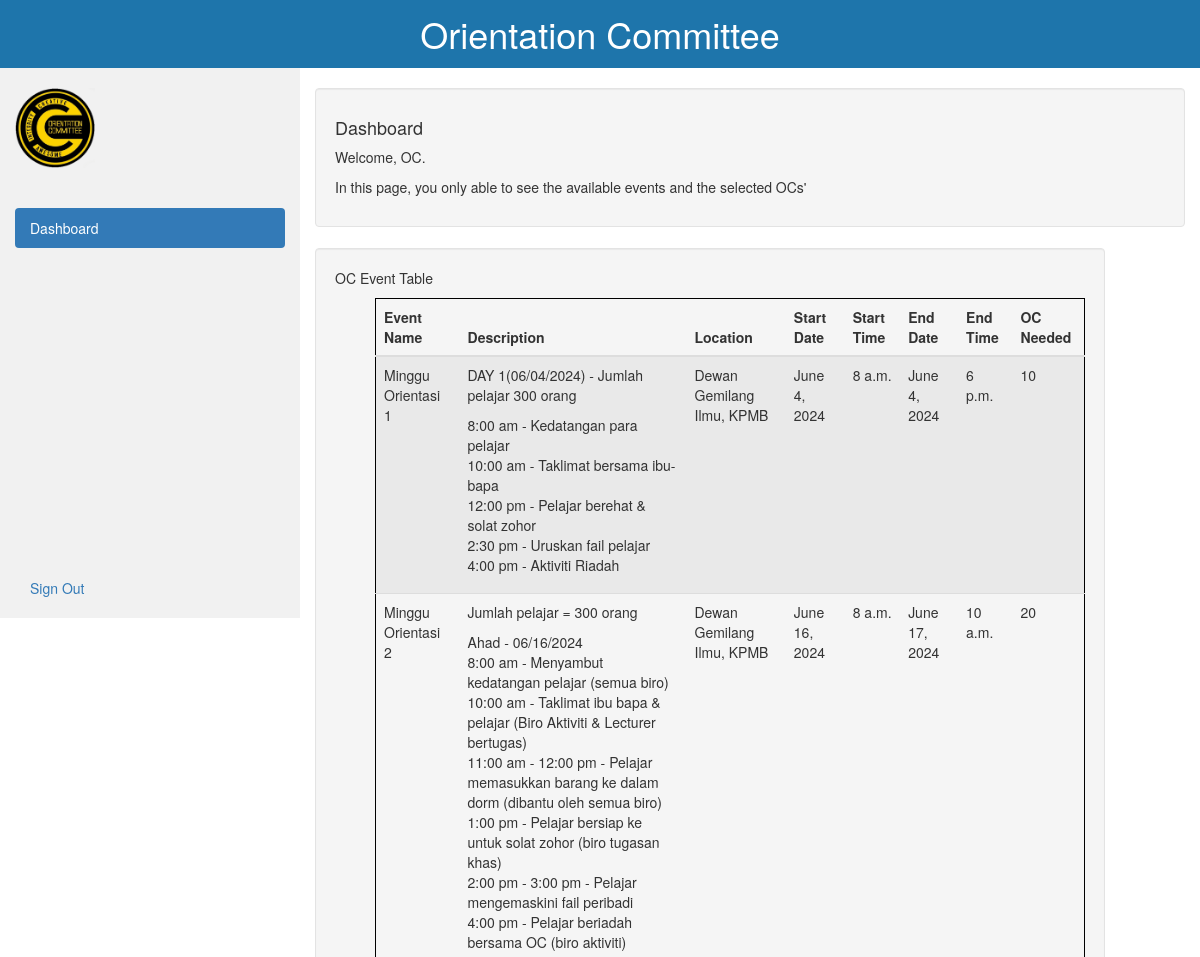
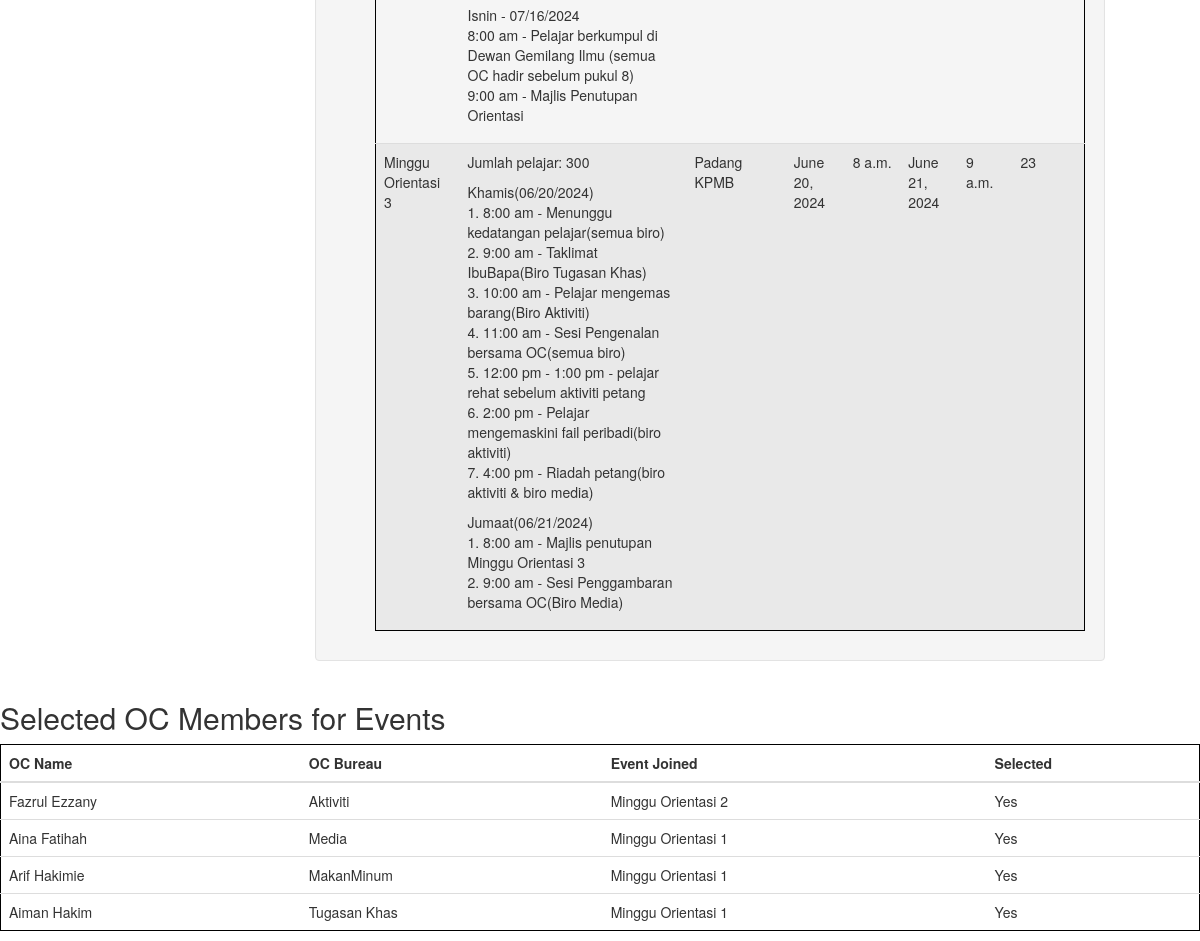
Page /OC/oc_page/ on the committed database (2 pictures, top to bottom).
### RecruitmentSystem/models.py (models this page shows, shortened)
class OCEventData2(models.Model):
    OCEventName = models.CharField(max_length=200)
    OCEventDescription = models.TextField()
    OCEventLocation = models.CharField(max_length=200)
    OCStartDate = models.DateField()
    OCStartTime = models.TimeField()
    OCEndDate = models.DateField()
    OCEndTime = models.TimeField()
    OCNeeded = models.IntegerField()

class SelectedOC(models.Model):
    oc = models.ForeignKey(OCData, on_delete=models.CASCADE)
    event = models.ForeignKey(OCEventData2, on_delete=models.CASCADE)
    selected = models.BooleanField(default=False)

class OCData(models.Model):
    ocname = models.CharField(max_length=100)
    ocusername = models.CharField(max_length=50)
    ocpassword = models.CharField(max_length=50)
    ocid = models.CharField(max_length=20)
    ocemail = models.EmailField()
    ocgender = models.CharField(max_length=10)
    ocbureau = models.CharField(max_length=100)

### RecruitmentSystem/views.py (the view)
# urls.py: path("oc_page/", views.oc_page, name="oc_page"),
def oc_page(request):
    oc_name = request.session.get('oc_name', 'OC')
    events = OCEventData2.objects.all()
    selected_oc = SelectedOC.objects.all().order_by('-id')
    return render(request, "OC_Page.html", {'oc_name': oc_name, 'events': events, 'selected_oc':selected_oc})

### RecruitmentSystem/templates/OC_Page.html (shortened to what this page needs)
<!DOCTYPE html>
<html lang="en">
<head>
  <link rel="stylesheet" href="https://maxcdn.bootstrapcdn.com/bootstrap/3.4.1/css/bootstrap.min.css">
</head>
{% load static %}
<body>
<header>
  <h1>Orientation Committee</h1>
</header>
<div class="container-fluid">
  <div class="row content">
    <div class="col-sm-3 sidenav hidden-xs">
      <br>
      <img src="{% static 'Logo OC.png' %}" alt="" width="80px" height="80px" >
      <ul class="nav nav-pills nav-stacked">
        <br><br><li class="active"><a href="#">Dashboard</a></li>
        <br><br><br><br><br><br><br><br><br><br><br><br><br><br><br><br>
        <li><a href="{% url 'index' %}">Sign Out</a></li>
      </ul><br>
    </div>
    <br>
    <div class="col-sm-9">
      <div class="well">
        <h4>Dashboard</h4>
        <p>Welcome, {{ oc_name }}.</p>
        <p>In this page, you only able to see the available events and the selected OCs'</p>
      </div>
      <div class="row">
        <div class="col-sm-3">
          <div class="col-sm-3">
          </div>
        </div>
      </div>
      </div>
      <div class="row">
        <div class="col-sm-8">
          <div class="well">
            <p>OC Event Table</p>
            <ul>
              <table class="table table-striped table-hover">
                <thead>
                  <tr>
                    <th>Event Name</th>
                    <th>Description</th>
                    <th>Location</th>
                    <th>Start Date</th>
                    <th>Start Time</th>
                    <th>End Date</th>
                    <th>End Time</th>
                    <th>OC Needed</th>
                  </tr>
                </thead>
                <tbody>
                  {% for event in events %}
                  <tr>
                    <td>{{ event.OCEventName }}</td>
                    <td>{{ event.OCEventDescription|linebreaks }}</td>
                    <td>{{ event.OCEventLocation }}</td>
                    <td>{{ event.OCStartDate }}</td>
                    <td>{{ event.OCStartTime }}</td>
                    <td>{{ event.OCEndDate }}</td>
                    <td>{{ event.OCEndTime }}</td>
                    <td>{{ event.OCNeeded }}</td>
                  </tr>
                  {% endfor %}
                </tbody>
              </table>
          </div>
        </div>
      </div>
      <div class="row">
        <div class="col-sm-12">
          <h2>Selected OC Members for Events</h2>
          <table class="table">
            <thead>
              <tr>
                <th>OC Name</th>
                <th>OC Bureau</th>
                <th>Event Joined</th>
                <th>Selected</th>
              </tr>
            </thead>
            <tbody>
              {% for entry in selected_oc %}
              <tr>
                <td>{{ entry.oc.ocname }}</td>
                <td>{{ entry.oc.ocbureau }}</td>
                <td>{{ entry.event.OCEventName }}</td>
                <td>{{ entry.selected|yesno:"Yes,No" }}</td>
              </tr>
              {% empty %}
              <tr>
                <td colspan="4">No entries found.</td>
              </tr>
              {% endfor %}
            </tbody>
          </table>
        </div>
      </div>
    </div>
  </div>
</body>
</html>

### RecruitmentSystem/templates/OC_Page.html (style rules this page uses)
.row.content { height: 550px }
.sidenav { background-color: #f1f1f1; height: 100%; }
header, footer { background-color: #1e75ab; color: white; text-align: center; padding: 1em 0; }
header h1, footer p { margin: 0; }
.table { width: 100%; margin-bottom: 1rem; background-color: transparent; border: 1px solid black; }
.table th, .table td { padding: 0.75rem; vertical-align: top; border-top: 1px solid #ddd; }
.table thead th { vertical-align: bottom; border-bottom: 2px solid #ddd; }
.table-striped tbody tr:nth-of-type(odd) { background-color: rgba(0, 0, 0, 0.05); }

### rows in the picture
OCEventData2: OCEventName "Minggu Orientasi 1", OCEventDescription "DAY 1(06/04/2024) - Jumlah pelajar 300 orang 8:00 am - Kedatangan para pelajar 10:00 am - Taklimat bersama ibu-bapa 12:00 pm - Pelajar berehat & solat zohor 2:30 pm - Uruskan fail pelajar 4:00 pm - Aktiviti Riadah", OCEventLocation "Dewan Gemilang Ilmu, KPMB", OCStartDate "June 4, 2024", OCStartTime "8 a.m.", OCEndDate "June 4, 2024", OCEndTime "6 p.m.", OCNeeded "10"
OCEventData2: OCEventName "Minggu Orientasi 2", OCEventDescription "Jumlah pelajar = 300 orang Ahad - 06/16/2024 8:00 am - Menyambut kedatangan pelajar (semua biro) 10:00 am - Taklimat ibu bapa & pelajar (Biro Aktiviti & Lecturer bertugas) 11:00 am - 12:00 pm - Pelajar memasukkan barang ke dalam dorm (dibantu oleh semua biro) 1:00 pm - Pelajar bersiap ke untuk solat zohor (biro tugasan khas) 2:00 pm - 3:00 pm - Pelajar mengemaskini fail peribadi 4:00 pm - Pelajar beriadah bersama OC (biro aktiviti) Isnin - 07/16/2024 8:00 am - Pelajar berkumpul di Dewan Gemilang Ilmu (semua OC hadir sebelum pukul 8) 9:00 am - Majlis Penutupan Orientasi", OCEventLocation "Dewan Gemilang Ilmu, KPMB", OCStartDate "June 16, 2024", OCStartTime "8 a.m.", OCEndDate "June 17, 2024", OCEndTime "10 a.m.", OCNeeded "20"
OCEventData2: OCEventName "Minggu Orientasi 3", OCEventDescription "Jumlah pelajar: 300 Khamis(06/20/2024) 1. 8:00 am - Menunggu kedatangan pelajar(semua biro) 2. 9:00 am - Taklimat IbuBapa(Biro Tugasan Khas) 3. 10:00 am - Pelajar mengemas barang(Biro Aktiviti) 4. 11:00 am - Sesi Pengenalan bersama OC(semua biro) 5. 12:00 pm - 1:00 pm - pelajar rehat sebelum aktiviti petang 6. 2:00 pm - Pelajar mengemaskini fail peribadi(biro aktiviti) 7. 4:00 pm - Riadah petang(biro aktiviti & biro media) Jumaat(06/21/2024) 1. 8:00 am - Majlis penutupan Minggu Orientasi 3 2. 9:00 am - Sesi Penggambaran bersama OC(Biro Media)", OCEventLocation "Padang KPMB", OCStartDate "June 20, 2024", OCStartTime "8 a.m.", OCEndDate "June 21, 2024", OCEndTime "9 a.m.", OCNeeded "23"
SelectedOC: oc.ocname "Fazrul Ezzany", oc.ocbureau "Aktiviti", event.OCEventName "Minggu Orientasi 2", selected "Yes"
SelectedOC: oc.ocname "Aina Fatihah", oc.ocbureau "Media", event.OCEventName "Minggu Orientasi 1", selected "Yes"
SelectedOC: oc.ocname "Arif Hakimie", oc.ocbureau "MakanMinum", event.OCEventName "Minggu Orientasi 1", selected "Yes"
SelectedOC: oc.ocname "Aiman Hakim", oc.ocbureau "Tugasan Khas", event.OCEventName "Minggu Orientasi 1", selected "Yes"

### other values in the picture
{{ oc_name }} "OC"
